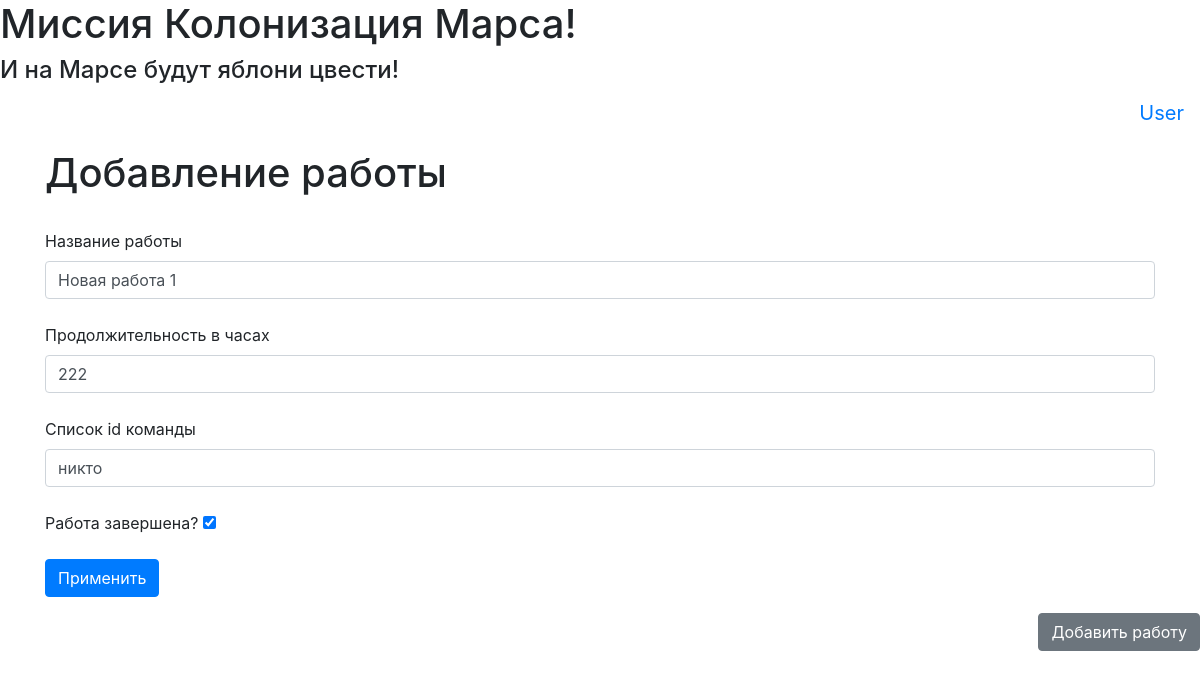
The app's page /works_log/9 (signed in) with its own data.
### data/users.py (models this page shows, shortened)
class User(SqlAlchemyBase, UserMixin):
    __tablename__ = 'users'
    id = sqlalchemy.Column(sqlalchemy.Integer,
                           primary_key=True, autoincrement=True)
    surname = sqlalchemy.Column(sqlalchemy.String)
    name = sqlalchemy.Column(sqlalchemy.String)
    age = sqlalchemy.Column(sqlalchemy.Integer)
    position = sqlalchemy.Column(sqlalchemy.String)
    speciality = sqlalchemy.Column(sqlalchemy.String)
    address = sqlalchemy.Column(sqlalchemy.String)
    email = sqlalchemy.Column(sqlalchemy.String,
                              index=True, unique=True, nullable=True)
    hashed_password = sqlalchemy.Column(sqlalchemy.String, nullable=True)
    modified_date = sqlalchemy.Column(sqlalchemy.DateTime,
                                      default=datetime.datetime.now)
    jobs = orm.relation("Jobs", back_populates='user')

### data/jobs.py (models this page shows)
class Jobs(SqlAlchemyBase):
    __tablename__ = 'jobs'
    id = sqlalchemy.Column(sqlalchemy.Integer,
                           primary_key=True, autoincrement=True)
    team_leader = sqlalchemy.Column(sqlalchemy.Integer,
                                    sqlalchemy.ForeignKey("users.id"))
    user = orm.relation('User')
    job = sqlalchemy.Column(sqlalchemy.String)
    work_size = sqlalchemy.Column(sqlalchemy.Integer)
    collaborators = sqlalchemy.Column(sqlalchemy.String)
    start_date = sqlalchemy.Column(sqlalchemy.DateTime)
    end_date = sqlalchemy.Column(sqlalchemy.DateTime)
    is_finished = sqlalchemy.Column(sqlalchemy.Boolean)

### main.py (the view, shortened to what this page needs)
@app.route('/works_log/<int:id>', methods=['GET', 'POST'])
@login_required
def edit_works_log(id):
    form = AddWork()
    if request.method == "GET":
        session = db_session.create_session()
        jobs = session.query(Jobs).filter(Jobs.id == id, ((Jobs.team_leader == current_user.id) |
                                                          (current_user.id == 1))).first()
        if jobs:
            form.job.data = jobs.job
            form.work_size.data = jobs.work_size
            form.collaborators.data = jobs.collaborators
            form.is_finished.data = jobs.is_finished
        else:
            abort(404)
    return render_template('add_work.html', title='Редактирование новости', form=form)

### data/add_work_form.py
class AddWork(FlaskForm):
    job = StringField('Название работы', validators=[DataRequired()])
    work_size = IntegerField("Продолжительность в часах", validators=[DataRequired()])
    collaborators = StringField("Список id команды", validators=[DataRequired()])
    is_finished = BooleanField('Работа завершена?')
    submit = SubmitField('Применить')

### data/db_session.py (called while the page is built)
def create_session() -> Session:
    global __factory
    return __factory()

### main.py (called while the page is built)
@login_manager.user_loader
def load_user(user_id):
    session = db_session.create_session()
    return session.query(User).get(user_id)

### templates/add_work.html (shortened to what this page needs)
{% extends "base.html" %}
{% block content %}
<h1>Добавление работы</h1>
<form action="" method="post">
    <br>
    <p>
        {{ form.job.label }}<br>
        {{ form.job(class="form-control") }}<br>
        {{ form.work_size.label }}<br>
        {{ form.work_size(class="form-control") }}<br>
        {{ form.collaborators.label }}<br>
        {{ form.collaborators(class="form-control") }}<br>
        {{ form.is_finished.label }} {{ form.is_finished() }}
    </p>
    <p>{{ form.submit(type="submit", class="btn btn-primary") }}</p>
</form>
{% endblock %}

### templates/base.html (shortened to what this page needs)
<!DOCTYPE html>
<html lang="en">
<head>
    <link rel="stylesheet" href="https://stackpath.bootstrapcdn.com/bootstrap/4.4.1/css/bootstrap.min.css">
    </head>
    <body>
        <h1>Миссия Колонизация Марса!</h1>
        <h4>И на Марсе будут яблони цвести!</h4>
        {% if current_user.is_authenticated %}
            <p align="right"><a class="navbar-brand" href="/logout">{{ current_user.name }}</a></p>
        {% else %}
            <p align="right">
            <a class="btn btn-primary " href="/register">Зарегистрироваться</a>
            <a class="btn btn-success" href="/login">Войти</a>
            </p>
        {% endif %}
    <main role="main" class="container">
    {% block content %}{% endblock %}
    </main>
    {% if current_user.is_authenticated %}
        <p align="right"><a href="/add_work" class="btn btn-secondary">Добавить работу</a></p>
    {% endif %}
    </body>
</html>

### records on screen
User: name "User"
Jobs: job "Новая работа 1", work_size "222", collaborators "никто", is_finished "☑"
